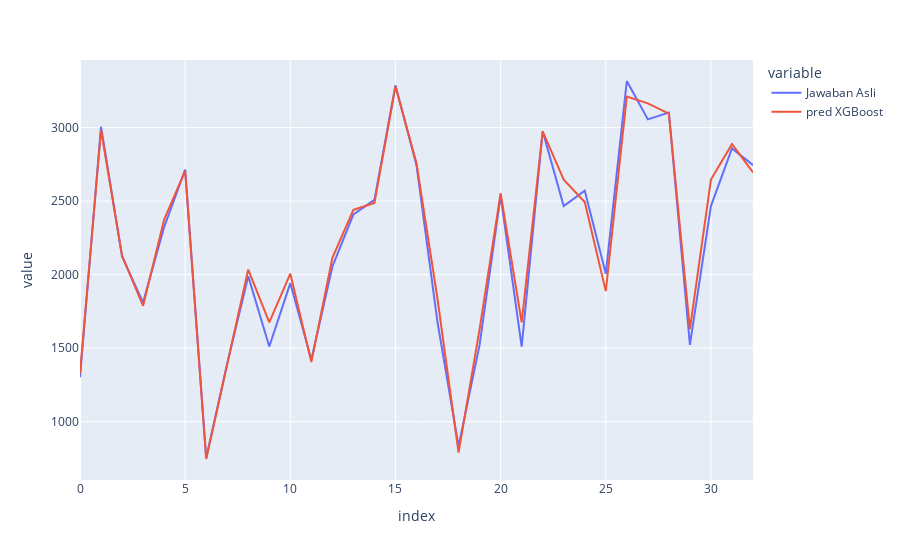

Source (notebook cell):
### Markdown cell above
XGBoost

### Code cell
import plotly.express as px
fig=px.line(df_result[['Jawaban Asli','pred XGBoost']])
fig.show()

### Figure 1 — Plotly figure (JSON) as saved in the notebook; plotly's stock layout.template omitted (floating-point values rounded to 4 significant figures)
{"data": [{"hovertemplate": "variable=Jawaban Asli<br>index=%{x}<br>value=%{y}<extra></extra>", "legendgroup": "Jawaban Asli", "line": {"color": "#636efa", "dash": "solid"}, "marker": {"symbol": "circle"}, "mode": "lines", "name": "Jawaban Asli", "orientation": "v", "showlegend": true, "type": "scatter", "x": [0, 1, 2, 3, 4, 5, 6, 7, 8, 9, 10, 11, 12, 13, 14, 15, 16, 17, 18, 19, 20, 21, 22, 23, 24, 25, 26, 27, 28, 29, 30, 31, 32], "xaxis": "x", "y": [1302, 3005, 2124, 1810, 2323, 2714, 754, 1396, 1989, 1511, 1942, 1421, 2054, 2409, 2508, 3287, 2744, 1676, 833, 1522, 2536, 1511, 2975, 2466, 2571, 2006, 3316, 3055, 3102, 1522, 2466, 2858, 2744], "yaxis": "y"}, {"hovertemplate": "variable=pred XGBoost<br>index=%{x}<br>value=%{y}<extra></extra>", "legendgroup": "pred XGBoost", "line": {"color": "#EF553B", "dash": "solid"}, "marker": {"symbol": "circle"}, "mode": "lines", "name": "pred XGBoost", "orientation": "v", "showlegend": true, "type": "scatter", "x": [0, 1, 2, 3, 4, 5, 6, 7, 8, 9, 10, 11, 12, 13, 14, 15, 16, 17, 18, 19, 20, 21, 22, 23, 24, 25, 26, 27, 28, 29, 30, 31, 32], "xaxis": "x", "y": [1330.0, 2983.0, 2128.0, 1788.0, 2374.0, 2705.0, 746.6, 1402.0, 2034.0, 1676.0, 2006.0, 1406.0, 2114.0, 2441.0, 2487.0, 3278.0, 2757.0, 1834.0, 789.8, 1629.0, 2553.0, 1676.0, 2973.0, 2646.0, 2493.0, 1888.0, 3210.0, 3164.0, 3094.0, 1629.0, 2646.0, 2887.0, 2694.0], "yaxis": "y"}], "layout": {"legend": {"title": {"text": "variable"}, "tracegroupgap": 0}, "margin": {"t": 60}, "xaxis": {"anchor": "y", "domain": [0, 1], "title": {"text": "index"}}, "yaxis": {"anchor": "x", "domain": [0, 1], "title": {"text": "value"}}}}
